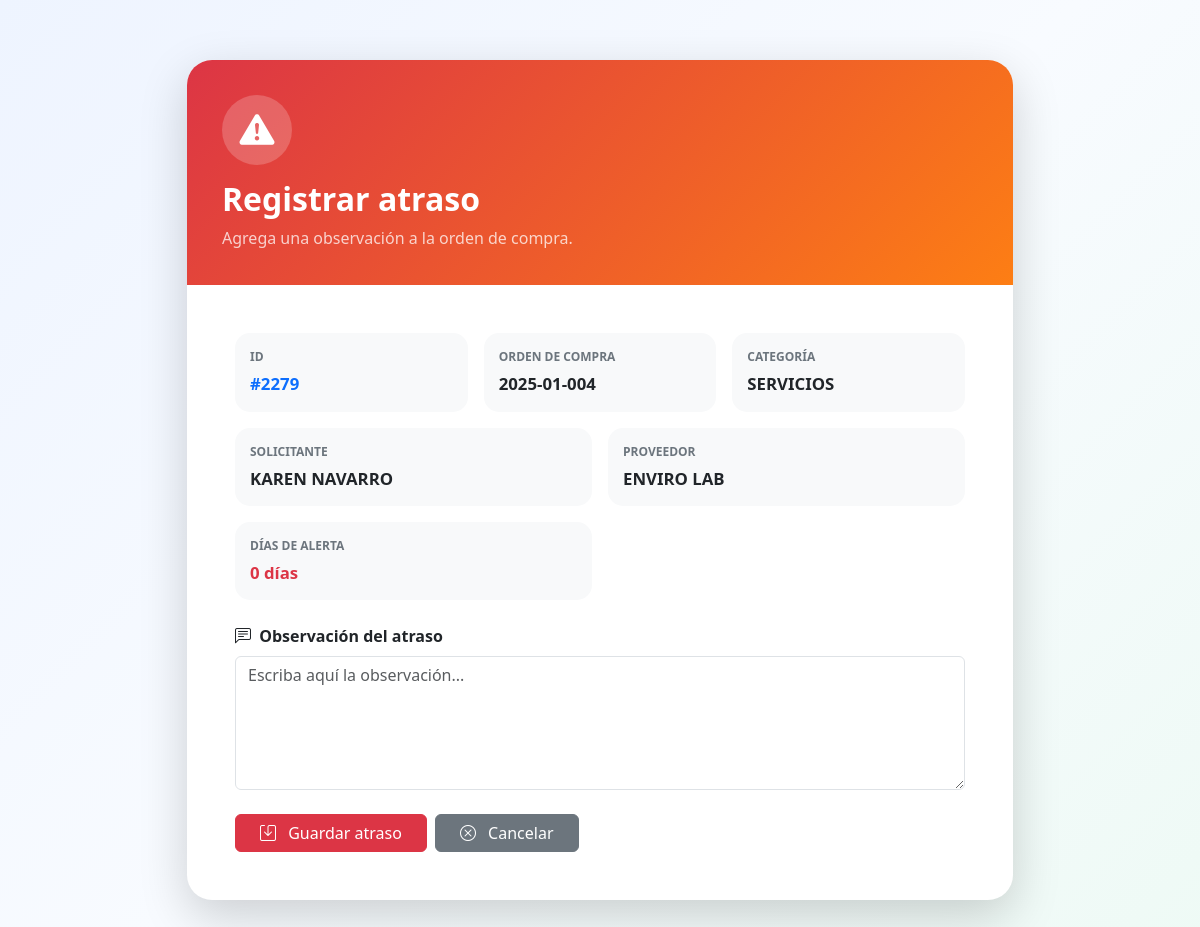
The page /seguimiento/php/guardar_atraso.php?id=2279 on the database its author committed.
### tables this page shows
CREATE TABLE `compras_detalle` (
  `id` int(11) NOT NULL,
  `fecha_solicitud` date DEFAULT NULL,
  `status` varchar(50) DEFAULT NULL,
  `solicitud` varchar(50) DEFAULT NULL,
  `categoria` varchar(50) DEFAULT NULL,
  `destino` varchar(50) DEFAULT NULL,
  `area` varchar(50) DEFAULT NULL,
  `solicitante` varchar(100) DEFAULT NULL,
  `descripcion` text DEFAULT NULL,
  `proveedor` varchar(100) DEFAULT NULL,
  `orden_compra` varchar(50) DEFAULT NULL,
  `fecha_aprobada` date DEFAULT NULL,
  `llego_terminal` varchar(10) DEFAULT NULL,
  `llego_isla` varchar(10) DEFAULT NULL,
  `fecha_llegada_isla` date DEFAULT NULL,
  `fecha_llegada` date DEFAULT NULL,
  `status_entrega` varchar(100) DEFAULT NULL,
  `fecha_cierre_oc` datetime DEFAULT NULL,
  `contador_dias` int(11) DEFAULT NULL,
  `alertas_dias` int(11) DEFAULT NULL,
  `fecha_alerta` date DEFAULT NULL,
  `comentario` varchar(255) DEFAULT NULL
);

### seguimiento/php/guardar_atraso.php (the view, shortened to what this page needs)
<?php
require_once __DIR__ . '/conexion.php';
$con->set_charset("utf8mb4");
$id_recibido = $_POST['id'] ?? $_GET['id'] ?? '';
$id = filter_var(
    $id_recibido,
    FILTER_VALIDATE_INT
);
?>
<?php
$sql = "
    SELECT
        id,
        fecha_solicitud,
        solicitud,
        categoria,
        area,
        solicitante,
        descripcion,
        proveedor,
        orden_compra,
        llego_terminal,
        llego_isla,
        fecha_llegada,
        fecha_llegada_isla,
        status_entrega,
        fecha_cierre_oc,
        contador_dias,
        alertas_dias,
        comentario
    FROM compras_detalle
    WHERE id = ?
    LIMIT 1
";
$stmt = $con->prepare($sql);
$stmt->bind_param(
    "i",
    $id
);
if (!$stmt->execute()) {
    die("Error ejecutando consulta: "
        . $stmt->error);
}
$resultado = $stmt->get_result();
$compra = $resultado->fetch_assoc();
$orden_compra = $compra['orden_compra'] ?? '';
$categoria = $compra['categoria'] ?? '';
$solicitante = $compra['solicitante'] ?? '';
$proveedor = $compra['proveedor'] ?? '';
$alertas_dias = (int)(
    $compra['alertas_dias'] ?? 0
);
if ($_SERVER['REQUEST_METHOD'] !== 'POST') {
?>
    <!DOCTYPE html>
    <html lang="es">
    <head>
        <link
            href="https://cdn.jsdelivr.net/npm/bootstrap@5.3.3/dist/css/bootstrap.min.css"
            rel="stylesheet">
        <link
            href="https://cdn.jsdelivr.net/npm/bootstrap-icons@1.11.3/font/bootstrap-icons.css"
            rel="stylesheet">
    </head>
    <body>
        <div class="container contenedor">
            <div class="card shadow-lg">
                <div class="header">
                    <div class="icono">
                        <i class="bi bi-exclamation-triangle-fill"></i>
                    </div>
                    <h2 class="fw-bold">
                        Registrar atraso
                    </h2>
                    <p class="mb-0 opacity-75">
                        Agrega una observación a la orden de compra.
                    </p>
                </div>
                <div class="card-body p-4 p-md-5">
                    <div class="row g-3 mb-4">
                        <div class="col-md-4">
                            <div class="dato">
                                <div class="dato-label">
                                    ID
                                </div>
                                <div class="dato-valor text-primary">
                                    #<?= $id ?>
                                </div>
                            </div>
                        </div>
                        <div class="col-md-4">
                            <div class="dato">
                                <div class="dato-label">
                                    Orden de compra
                                </div>
                                <div class="dato-valor">
                                    <?= htmlspecialchars(
                                        $orden_compra
                                    ) ?>
                                </div>
                            </div>
                        </div>
                        <div class="col-md-4">
                            <div class="dato">
                                <div class="dato-label">
                                    Categoría
                                </div>
                                <div class="dato-valor">
                                    <?= htmlspecialchars(
                                        $categoria
                                    ) ?>
                                </div>
                            </div>
                        </div>
                        <div class="col-md-6">
                            <div class="dato">
                                <div class="dato-label">
                                    Solicitante
                                </div>
                                <div class="dato-valor">
                                    <?= htmlspecialchars(
                                        $solicitante
                                    ) ?>
                                </div>
                            </div>
                        </div>
                        <div class="col-md-6">
                            <div class="dato">
                                <div class="dato-label">
                                    Proveedor
                                </div>
                                <div class="dato-valor">
                                    <?= htmlspecialchars(
                                        $proveedor
                                    ) ?>
                                </div>
                            </div>
                        </div>
                        <div class="col-md-6">
                            <div class="dato">
                                <div class="dato-label">
                                    Días de alerta
                                </div>
                                <div class="dato-valor text-danger">
                                    <?= $alertas_dias ?> días
                                </div>
                            </div>
                        </div>
                    </div>
                    <form
                        method="POST"
                        action="guardar_atraso.php">
                        <div class="mb-4">
                            <label
                                class="form-label fw-bold"
                                for="comentario">
                                <i class="bi bi-chat-left-text me-1"></i>
                                Observación del atraso
                            </label>
                            <textarea
                                class="form-control"
                                id="comentario"
                                name="comentario"
                                rows="5"
                                required
                                placeholder="Escriba aquí la observación..."><?= htmlspecialchars(
                                                                                ) ?></textarea>
                        </div>
                        <div class="d-flex gap-2">
                            <button
                                type="submit"
                                class="btn btn-danger px-4">
                                <i class="bi bi-save me-2"></i>
                                Guardar atraso
                            </button>
                            <a
                                href="../view/panel_oc.php?id=<?= $id ?>"
                                class="btn btn-secondary px-4">
                                <i class="bi bi-x-circle me-2"></i>
                                Cancelar
                            </a>
                        </div>
                    </form>
                </div>
            </div>
        </div>
    </body>
    </html>
<?php
    exit;
}
?>

### seguimiento/php/guardar_atraso.php (style rules this page uses)
body { background: linear-gradient(135deg, #eef4ff, #f8fbff, #eefaf5); min-height: 100vh; }
.contenedor { max-width: 850px; margin: 60px auto; }
.card { border: none; border-radius: 25px; overflow: hidden; }
.header { background: linear-gradient(135deg, #dc3545, #fd7e14); color: white; padding: 35px; }
.icono { width: 70px; height: 70px; border-radius: 50%; background: rgba(255, 255, 255, .20); display: flex; align-items: center; justify-content: center; font-size: 35px; margin-bottom: 15px; }
.dato { background: #f8f9fa; border-radius: 15px; padding: 15px; height: 100%; }
.dato-label { font-size: .75rem; text-transform: uppercase; color: #6c757d; font-weight: bold; }
.dato-valor { font-size: 1.05rem; font-weight: 600; margin-top: 5px; }

### rows shown on the page
compras_detalle: orden_compra "2025-01-004", categoria "SERVICIOS", solicitante "KAREN NAVARRO", proveedor "ENVIRO LAB", alertas_dias "0"

### other values the page prints
$id "2279"
